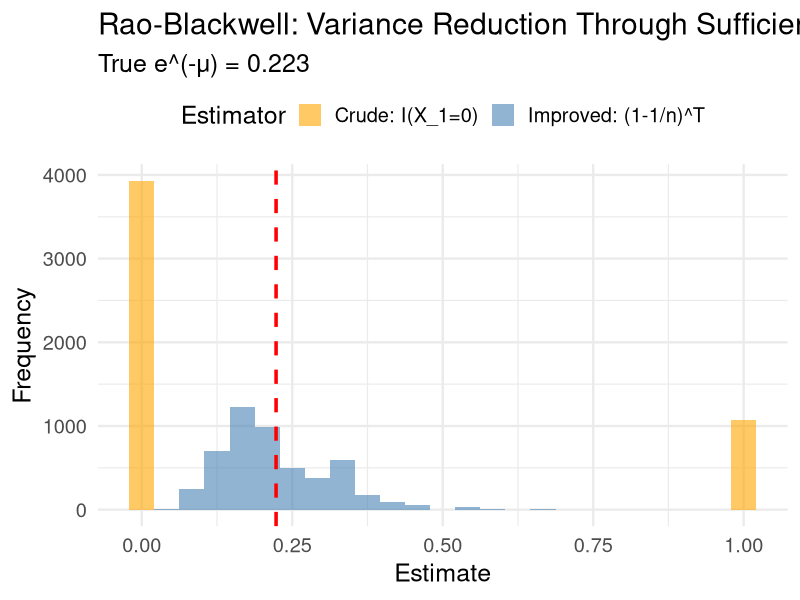

Reproduce this figure in R.
## ---- chunk 1
#| label: setup
#| include: false
library(tidyverse)
set.seed(42)
theme_set(theme_minimal(base_size = 18))
## ---- chunk 2
# Two samples with same mean but different maxima
data_A <- c(2, 4, 6, 8)  # mean = 5, max = 8
data_B <- c(1, 4, 5, 10) # mean = 5, max = 10

cat("Dataset A: mean =", mean(data_A), ", max =", max(data_A), "\n")
cat("Dataset B: mean =", mean(data_B), ", max =", max(data_B), "\n")
## ---- chunk 3
#| code-fold: true
#| fig-height: 4.5
set.seed(42)
mu_true <- 1.5; n <- 10; n_sims <- 5000

poisson_sim <- tibble(sim = 1:n_sims) |> 
  mutate(
    data = map(sim, \(s) rpois(n, mu_true)),
    T_sum = map_dbl(data, sum),
    crude_U = map_dbl(data, \(d) as.numeric(d[1] == 0)),
    improved_U = (1 - 1/n)^T_sum
  )

poisson_sim |> 
  select(crude_U, improved_U) |> 
  pivot_longer(everything(), names_to = "Estimator", values_to = "Estimate") |> 
  mutate(Estimator = ifelse(Estimator == "crude_U", "Crude: I(X_1=0)", "Improved: (1-1/n)^T")) |> 
  ggplot(aes(x = Estimate, fill = Estimator)) +
  geom_histogram(bins = 25, alpha = 0.6, position = "identity") +
  geom_vline(xintercept = exp(-mu_true), color = "red", linetype = "dashed", linewidth = 1.2) +
  labs(title = "Rao-Blackwell: Variance Reduction Through Sufficiency",
       subtitle = paste0("True e^(-μ) = ", round(exp(-mu_true), 3)), x = "Estimate", y = "Frequency") +
  scale_fill_manual(values = c("orange", "steelblue")) +
  theme(legend.position = "top")
## ---- chunk 4
#| echo: false
#| fig-height: 3
library(DiagrammeR)

grViz("
digraph connections {
  graph [rankdir = LR, bgcolor = transparent]
  node [shape = box, style = filled, fontsize = 14]
  
  MLE [label = 'MLE', fillcolor = lightblue]
  Suff [label = 'Sufficient\\nStatistic T', fillcolor = lightyellow]
  MVUE [label = 'MVUE', fillcolor = darkseagreen1]
  
  MLE -> Suff [label = 'is function of', fontsize = 10]
  Suff -> MVUE [label = 'if complete,\\nunbiased function is', fontsize = 10]
  MLE -> MVUE [label = 'asymptotically\\n(large n)', style = dashed, fontsize = 10]
}
")
